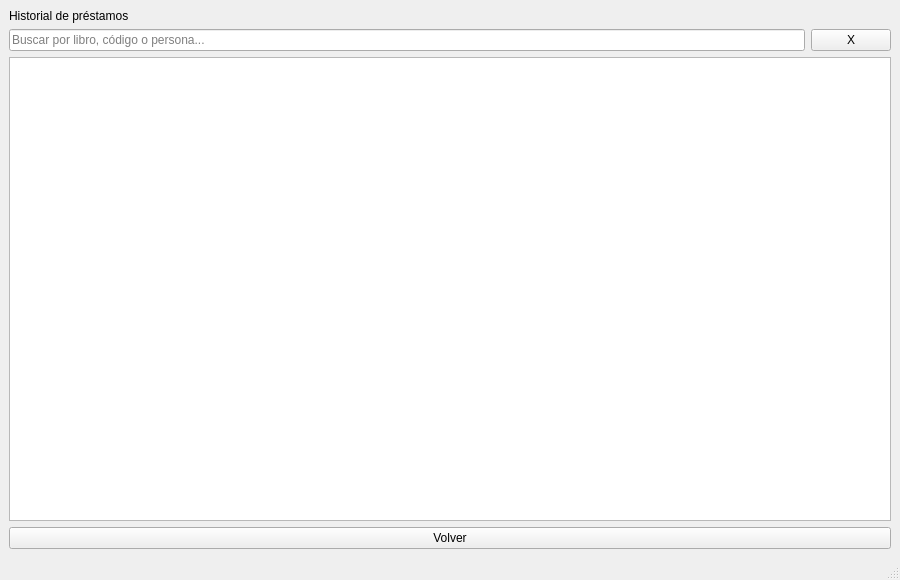
<?xml version="1.0" encoding="UTF-8"?>
<ui version="4.0">
 <class>HistoryWindow</class>
 <widget class="QMainWindow" name="HistoryWindow">
  <property name="geometry">
   <rect>
    <x>0</x>
    <y>0</y>
    <width>900</width>
    <height>580</height>
   </rect>
  </property>
  <property name="minimumSize">
   <size>
    <width>760</width>
    <height>480</height>
   </size>
  </property>
  <property name="windowTitle">
   <string>BiblioOrg | Historial de préstamos</string>
  </property>
  <widget class="QWidget" name="centralwidget">
   <layout class="QVBoxLayout" name="verticalLayout">
    <item>
     <widget class="QLabel" name="titlelabel">
      <property name="text">
       <string>Historial de préstamos</string>
      </property>
     </widget>
    </item>
    <item>
     <layout class="QHBoxLayout" name="searchLayout">
      <item>
       <widget class="QLineEdit" name="searchtxt">
        <property name="placeholderText">
         <string>Buscar por libro, código o persona...</string>
        </property>
       </widget>
      </item>
      <item>
       <widget class="QPushButton" name="resetbtn">
        <property name="text">
         <string>X</string>
        </property>
       </widget>
      </item>
     </layout>
    </item>
    <item>
     <widget class="QTableView" name="tableView"/>
    </item>
    <item>
     <widget class="QPushButton" name="closebtn">
      <property name="text">
       <string>Volver</string>
      </property>
     </widget>
    </item>
   </layout>
  </widget>
  <widget class="QStatusBar" name="statusbar"/>
 </widget>
 <resources/>
 <connections/>
</ui>
